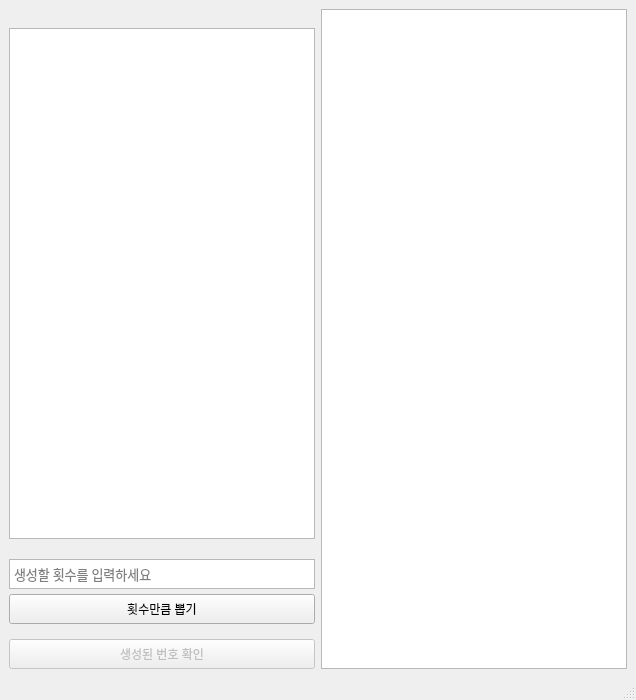
<?xml version="1.0" encoding="UTF-8"?>
<ui version="4.0">
 <class>MainWindow</class>
 <widget class="QMainWindow" name="MainWindow">
  <property name="geometry">
   <rect>
    <x>0</x>
    <y>0</y>
    <width>636</width>
    <height>700</height>
   </rect>
  </property>
  <property name="sizePolicy">
   <sizepolicy hsizetype="Preferred" vsizetype="Fixed">
    <horstretch>0</horstretch>
    <verstretch>0</verstretch>
   </sizepolicy>
  </property>
  <property name="minimumSize">
   <size>
    <width>100</width>
    <height>100</height>
   </size>
  </property>
  <property name="maximumSize">
   <size>
    <width>800</width>
    <height>900</height>
   </size>
  </property>
  <property name="windowTitle">
   <string>MainWindow</string>
  </property>
  <widget class="QWidget" name="centralwidget">
   <layout class="QHBoxLayout" name="horizontalLayout">
    <item>
     <layout class="QVBoxLayout" name="verticalLayout">
      <property name="spacing">
       <number>0</number>
      </property>
      <item>
       <widget class="QLabel" name="label">
        <property name="sizePolicy">
         <sizepolicy hsizetype="Ignored" vsizetype="Preferred">
          <horstretch>0</horstretch>
          <verstretch>0</verstretch>
         </sizepolicy>
        </property>
        <property name="maximumSize">
         <size>
          <width>16777215</width>
          <height>200</height>
         </size>
        </property>
        <property name="text">
         <string/>
        </property>
        <property name="pixmap">
         <pixmap>20210417214625937799.jpg</pixmap>
        </property>
        <property name="scaledContents">
         <bool>true</bool>
        </property>
        <property name="alignment">
         <set>Qt::AlignJustify|Qt::AlignTop</set>
        </property>
        <property name="wordWrap">
         <bool>true</bool>
        </property>
        <property name="textInteractionFlags">
         <set>Qt::NoTextInteraction</set>
        </property>
       </widget>
      </item>
      <item>
       <spacer name="verticalSpacer">
        <property name="orientation">
         <enum>Qt::Vertical</enum>
        </property>
        <property name="sizeType">
         <enum>QSizePolicy::Fixed</enum>
        </property>
        <property name="sizeHint" stdset="0">
         <size>
          <width>20</width>
          <height>5</height>
         </size>
        </property>
       </spacer>
      </item>
      <item>
       <widget class="QPlainTextEdit" name="new_num">
        <property name="readOnly">
         <bool>true</bool>
        </property>
       </widget>
      </item>
      <item>
       <spacer name="verticalSpacer_2">
        <property name="orientation">
         <enum>Qt::Vertical</enum>
        </property>
        <property name="sizeType">
         <enum>QSizePolicy::Fixed</enum>
        </property>
        <property name="sizeHint" stdset="0">
         <size>
          <width>20</width>
          <height>20</height>
         </size>
        </property>
       </spacer>
      </item>
      <item>
       <widget class="QTextEdit" name="count_num">
        <property name="sizePolicy">
         <sizepolicy hsizetype="Expanding" vsizetype="Fixed">
          <horstretch>0</horstretch>
          <verstretch>0</verstretch>
         </sizepolicy>
        </property>
        <property name="maximumSize">
         <size>
          <width>16777215</width>
          <height>30</height>
         </size>
        </property>
        <property name="font">
         <font>
          <family>AcadEref</family>
          <pointsize>10</pointsize>
         </font>
        </property>
        <property name="html">
         <string>&lt;!DOCTYPE HTML PUBLIC &quot;-//W3C//DTD HTML 4.0//EN&quot; &quot;http://www.w3.org/TR/REC-html40/strict.dtd&quot;&gt;
&lt;html&gt;&lt;head&gt;&lt;meta name=&quot;qrichtext&quot; content=&quot;1&quot; /&gt;&lt;style type=&quot;text/css&quot;&gt;
p, li { white-space: pre-wrap; }
&lt;/style&gt;&lt;/head&gt;&lt;body style=&quot; font-family:'AcadEref'; font-size:10pt; font-weight:400; font-style:normal;&quot;&gt;
&lt;p align=&quot;center&quot; style=&quot;-qt-paragraph-type:empty; margin-top:0px; margin-bottom:0px; margin-left:0px; margin-right:0px; -qt-block-indent:0; text-indent:0px;&quot;&gt;&lt;br /&gt;&lt;/p&gt;&lt;/body&gt;&lt;/html&gt;</string>
        </property>
        <property name="textInteractionFlags">
         <set>Qt::TextEditorInteraction</set>
        </property>
        <property name="placeholderText">
         <string>생성할 횟수를 입력하세요</string>
        </property>
       </widget>
      </item>
      <item>
       <spacer name="verticalSpacer_3">
        <property name="orientation">
         <enum>Qt::Vertical</enum>
        </property>
        <property name="sizeType">
         <enum>QSizePolicy::Fixed</enum>
        </property>
        <property name="sizeHint" stdset="0">
         <size>
          <width>20</width>
          <height>5</height>
         </size>
        </property>
       </spacer>
      </item>
      <item>
       <widget class="QPushButton" name="start_btn">
        <property name="minimumSize">
         <size>
          <width>0</width>
          <height>30</height>
         </size>
        </property>
        <property name="maximumSize">
         <size>
          <width>16777215</width>
          <height>30</height>
         </size>
        </property>
        <property name="text">
         <string>횟수만큼 뽑기</string>
        </property>
       </widget>
      </item>
      <item>
       <spacer name="verticalSpacer_4">
        <property name="orientation">
         <enum>Qt::Vertical</enum>
        </property>
        <property name="sizeType">
         <enum>QSizePolicy::Fixed</enum>
        </property>
        <property name="sizeHint" stdset="0">
         <size>
          <width>20</width>
          <height>15</height>
         </size>
        </property>
       </spacer>
      </item>
      <item>
       <widget class="QPushButton" name="check_btn">
        <property name="enabled">
         <bool>false</bool>
        </property>
        <property name="minimumSize">
         <size>
          <width>0</width>
          <height>30</height>
         </size>
        </property>
        <property name="maximumSize">
         <size>
          <width>16777215</width>
          <height>30</height>
         </size>
        </property>
        <property name="text">
         <string>생성된 번호 확인</string>
        </property>
       </widget>
      </item>
     </layout>
    </item>
    <item>
     <widget class="QPlainTextEdit" name="test">
      <property name="enabled">
       <bool>true</bool>
      </property>
      <property name="readOnly">
       <bool>true</bool>
      </property>
     </widget>
    </item>
   </layout>
  </widget>
  <widget class="QMenuBar" name="menubar">
   <property name="geometry">
    <rect>
     <x>0</x>
     <y>0</y>
     <width>636</width>
     <height>21</height>
    </rect>
   </property>
  </widget>
  <widget class="QStatusBar" name="statusbar"/>
 </widget>
 <tabstops>
  <tabstop>start_btn</tabstop>
  <tabstop>check_btn</tabstop>
 </tabstops>
 <resources/>
 <connections/>
</ui>
